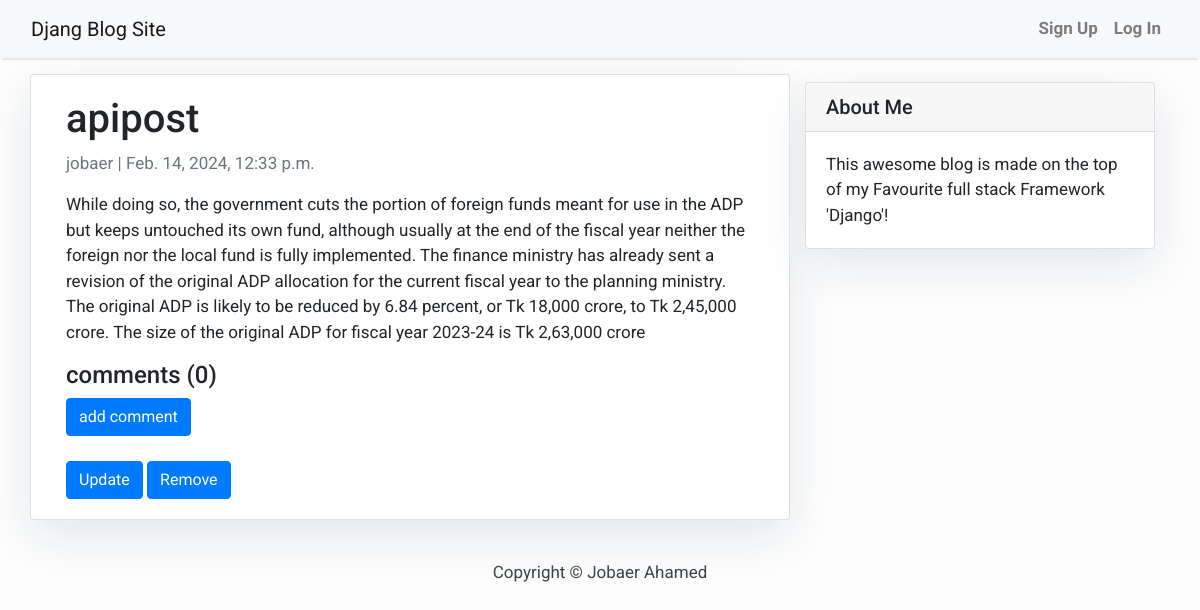
The page /apipost/ on the database as committed earlier.
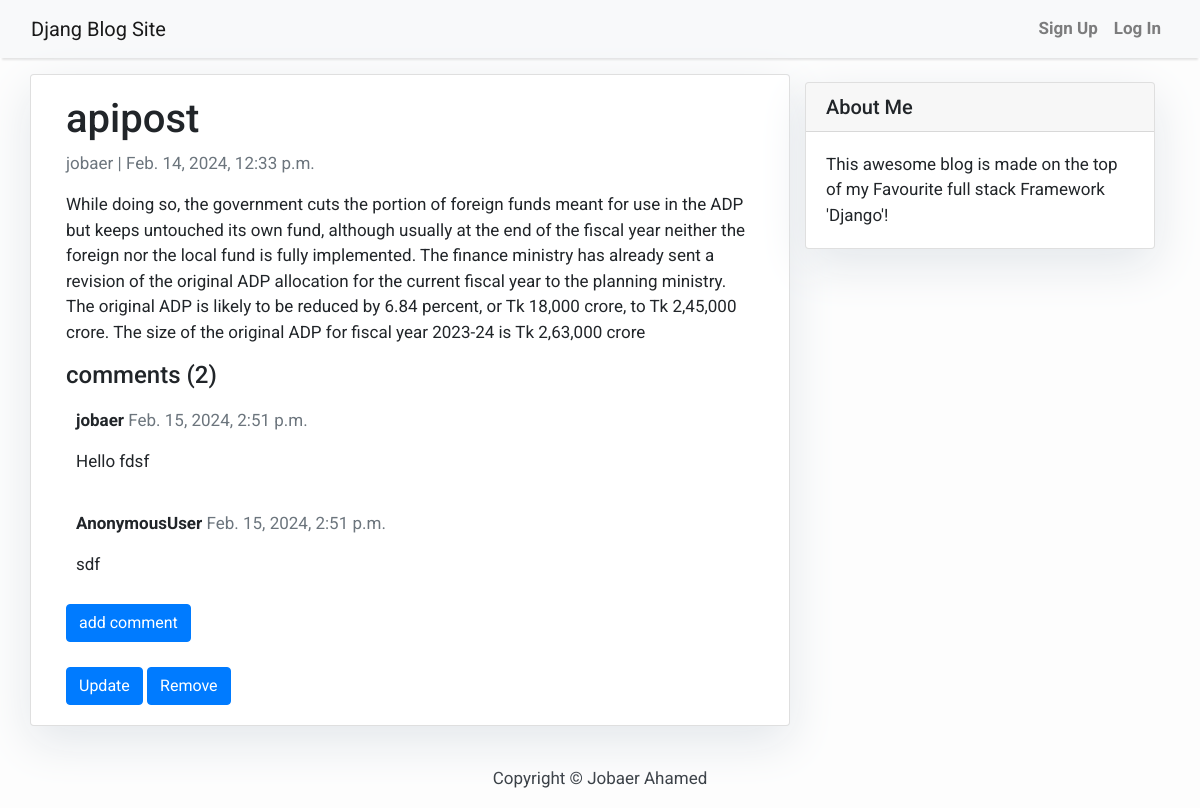
The same page on the database as committed later.
### blog/models.py (models this page shows, shortened)
class Post(models.Model):
    title = models.CharField(max_length = 200 , unique = True)
    slug = models.SlugField(max_length=200, unique=True,null=False)
    author = models.ForeignKey(User, on_delete = models.CASCADE ,related_name='blog_posts')
    content = models.TextField()
    created_on = models.DateTimeField(auto_now_add=True)
    updated_on = models.DateTimeField(auto_now= True)
    status = models.IntegerField(choices = STATUS, default = 0)
    class Meta:
        ordering = ['-created_on']

class Comment(models.Model):
    post = models.ForeignKey('blog.Post', on_delete = models.CASCADE, related_name = 'comments')
    author = models.TextField(default = False)
    text = models.TextField()
    created_date = models.DateTimeField(default=timezone.now)
    class Meta:
        ordering = ['created_date']

### accounts/models.py (models this page shows)
class CustomUser(AbstractUser):
    email = models.EmailField(_('email address'), unique = True)
    is_verified = models.BooleanField(default = False)
    otp = models.CharField(max_length=6, null=True, blank=True)  # Add the otp field he

### blog/views.py (the view)
# urls.py: path('<slug:slug>/',PostDetailView, name='post_detail'),
def PostDetailView(request, slug):
    template_name = 'post_detail.html'
    post = get_object_or_404(Post, slug=slug)
    comments = post.comments.all()
    return render(request, template_name, {'post': post,'comments': comments,})

### templates/post_detail.html (shortened to what this page needs)
{% extends 'base.html' %} {% block content %}
<div class="container">
  <div class="row">
    <div class="col-md-8 card mb-4 mt-3 left top">
      <div class="card-body">
        <h1>{% block title %} {{ post.title }} {% endblock title %}</h1>
        <p class="text-muted">{{ post.author }} | {{ post.created_on }}</p>
        <p class="card-text">{{ post.content | safe }}</p>
        <h4> comments ({{ comments.count }}) </h4>
        {% for comment in comments %}
        <div class="comments" style="padding: 10px">
          <p class="font-weight-bold">
            {{ comment.author }}
            <span class="text-muted font-weight-normal">
              {{ comment.created_date}}
            </span>
          </p>
          {{ comment.text | linebreaks }}
        </div>
        {% endfor %}
        <a href="{% url 'post_comment' post.slug  %}" class="btn btn-primary"
        >add comment</a>
        <br><br>
        {%if post.status == 0%}
        <a href="{% url 'post_publish' post.slug  %}" class="btn btn-primary"
          >Publish</a>
        <a href="{% url 'post_delete' post.slug  %}" class="btn btn-primary"
          >Remove</a>
        {% else %}
        <a href="{% url 'post_update' post.slug  %}" class="btn btn-primary"
          >Update
        </a>
        <a href="{% url 'post_delete' post.slug  %}" class="btn btn-primary"
          >Remove</a
        >
        {%endif%}
      </div>
    </div>
    {% block sidebar %} {% include 'sidebar.html' %} {% endblock sidebar %}
  </div>
</div>
{% endblock content %}

Rows that differ between the two databases and show on the page:
computed for Post "apipost": count "0" → "2"
added Comment: author "jobaer", created_date "Feb. 15, 2024, 2:51 p.m.", text "Hello fdsf"
added Comment: author "AnonymousUser", created_date "Feb. 15, 2024, 2:51 p.m.", text "sdf"
